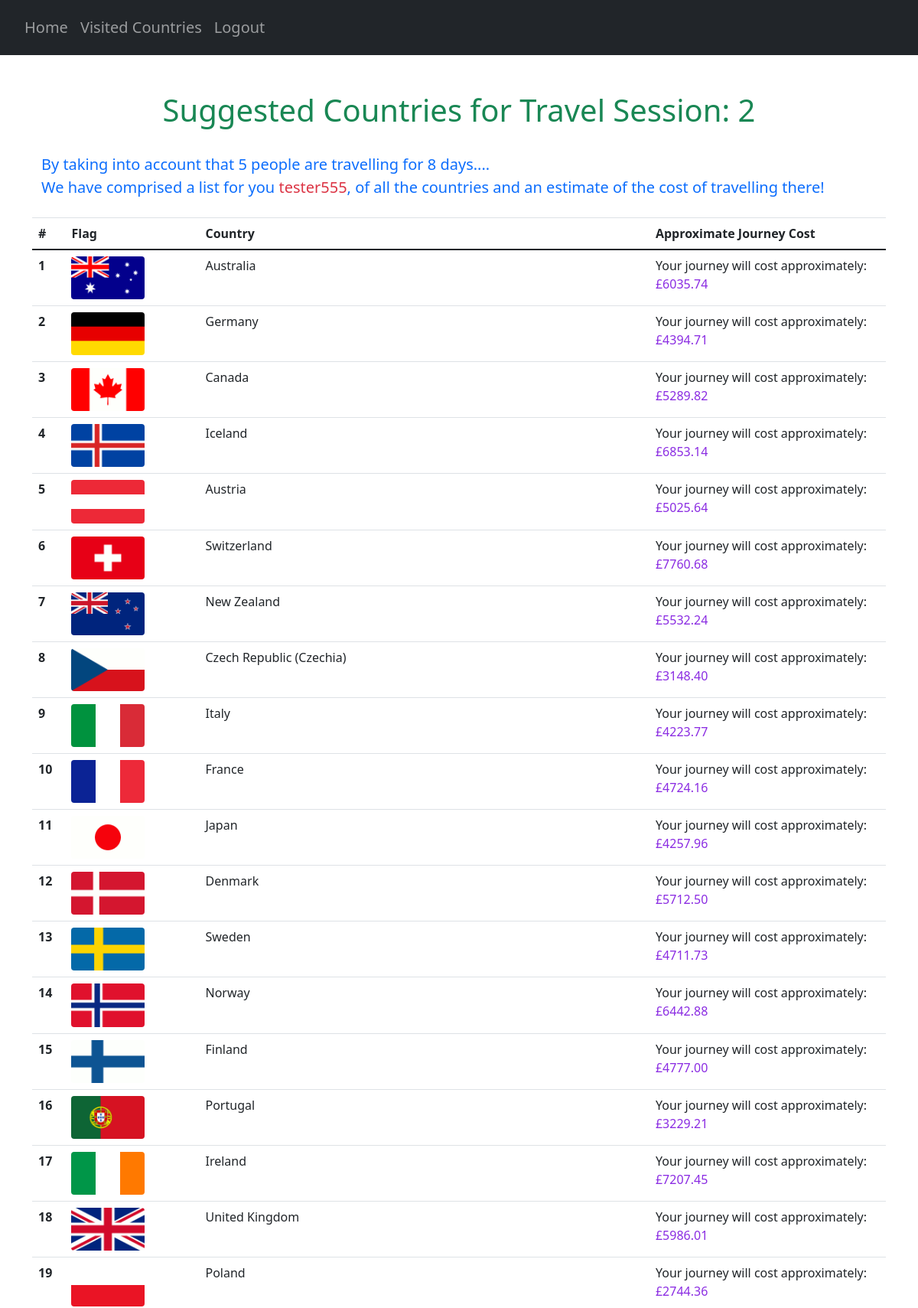
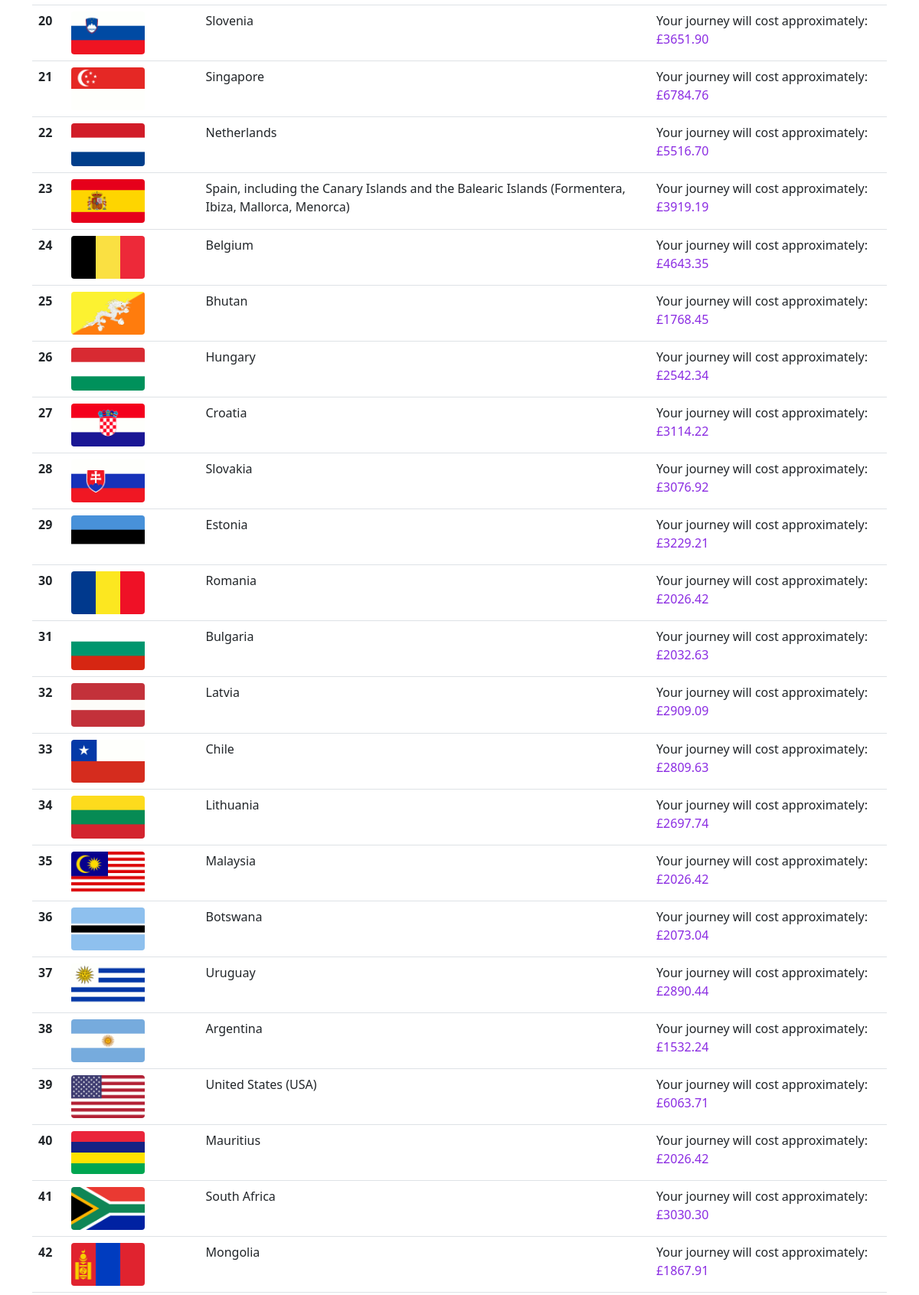
The app's page /suggestions/2 (signed in, upper part) with its own data (2 pictures, top to bottom).
### website/models.py (models this page shows)
class User(db.Model, UserMixin):
    id = db.Column(db.Integer, primary_key=True)
    email = db.Column(db.String(150), unique=True)
    password = db.Column(db.String(150))
    first_name = db.Column(db.String(150))
    countries = db.relationship('UserCountry')
    travel_score = db.relationship('UserTravelScore')

class Country(db.Model):
    country_code = db.Column(db.String(3), primary_key=True)
    country_name = db.Column(db.String(150), unique=True)

### website/views.py (the view)
@views.route("/suggestions/<travelID>", methods=["GET"])
@login_required
def suggestions(travelID):
    countries = Country.query.all()
    AllCountries = {}
    for country in countries:
        AllCountries[country.country_code] = country.country_name
    user_travel_details = []
    try:
        ranked_countries = userCountryScore(travelID, AllCountries)
        ranked_countries_UF = list(map(lambda x: (AllCountries[x[0]], x[1], x[2]), ranked_countries))
        current_travel = UserTravelScore.query.get((current_user.id, travelID))
        num_travellers = current_travel.num_travellers
        travelling_time = current_travel.travelling_time
        user_travel_details.append(travelID)
        user_travel_details.append(num_travellers)
        user_travel_details.append(travelling_time)
        return render_template("suggestions.html",
                               user=current_user,
                               best_countries=ranked_countries_UF,
                               user_travel=user_travel_details)
    except (AttributeError):
        print("ERROR", traceback.format_exc())
        user_travel_details.append(0)
        user_travel_details.append(1)
        return redirect(url_for('views.noTravel'))

### website/__init__.py (called while the page is built)
def create_app():
    app = Flask(__name__)
    app.config['SECRET_KEY'] = 'pog'
    app.config['SQLALCHEMY_DATABASE_URI'] = f'sqlite:///{DB_NAME}'
    db.init_app(app)
    from .views import views
    from .auth import auth
    app.register_blueprint(views, url_prefix='/')
    app.register_blueprint(auth, url_prefix='/')
    from .models import User, Country, UserCountry, Safety, Cost, CulturalValue, CovidRestrictions
    create_database(app)
    login_manager = LoginManager()
    login_manager.login_view = 'auth.login'
    login_manager.init_app(app)
    @login_manager.user_loader
    def load_user(id):
        return User.query.get(int(id))
    return app

### website/questionHandler.py (called while the page is built)
def filterPrevCountries(codes, travelID):
    try:
        current_travel = UserTravelScore.query.get((current_user.id, travelID))
    except (sqlite3.IntegrityError, sqlalchemy.exc.IntegrityError) as e:
        print(e)
    prev_countries = getattr(current_travel, "prev_countries")
    if prev_countries == True:
        return codes
    else:
        suggestionsStream = filter(lambda x:not(doesUserWantThisCountry(x)), codes)
        suggestionsStream = list(suggestionsStream)
        return suggestionsStream

def userCountryScore(travelID, countryCodes):
    try:
        current_travel = UserTravelScore.query.get((current_user.id, travelID))
    except (sqlite3.IntegrityError, sqlalchemy.exc.IntegrityError) as e:
        print(e)
    prev_countries = getattr(current_travel, "prev_countries")
    try:
        calculateCountryScores(travelID, countryCodes)
    except ValueError:
        pass
    sortedCountries = sortCountries(travelID)
    return sortedCountries

### website/templates/suggestions.html (shortened to what this page needs)
{% extends "base.html" %} {% block title %}Countries{% endblock %}
{% block content %}
<div class="container pt-5">
    <h1 align="center"><span class="text-success">Suggested Countries for Travel Session: {{ user_travel[0] }}</span></h1>
    <p class="pt-4 pb-2 text-primary" id="user-countries-header">
        By taking into account that {{ user_travel[1] }} people are travelling for {{ user_travel[2] }} days....<br>
        We have comprised a list for you <span class="text-danger">{{ current_user.first_name }}</span>,
        of all the countries and an estimate of the cost of travelling there!
    </p>
</div>
<table class="table">
    <thead>
        <tr>
            <th scope="col">#</th>
            <th scope="col">Flag</th>
            <th scope="col">Country</th>
            <th scope="col">Approximate Journey Cost</th>
        </tr>
    </thead>
    <tbody>
        {% for country in best_countries %}
        {% set countryName = country[0] %}
        {% set countryDict = country[2] %}
        {% for roughCostText, roughCost in countryDict.items() %}
            <tr>
                <th scope="row">{{ country[1] }}</th>
                <td><img src="/static/flags/{{ countryName }}.png" class="rounded img-fluid" style="max-width: 60%;"></td>
                <td>{{ countryName }}</td>
                <td>{{ roughCostText }}: <span class="cost-number">£{{ roughCost}}</span></td>
            </tr>
        {% endfor %}
        {% endfor %}
    </tbody>
</table>
{% endblock %}

### website/static/extra.css (style rules this page uses)
.cost-number { color: blueviolet; }
#user-countries-header { font-size: 20px; }

### records on screen
User: first_name "tester555"
Country: country "1", country_name (picture), countryDict "Australia", countryDict "Your journey will cost approximately", countryDict "6035.74"
Country: country "2", country_name (picture), countryDict "Germany", countryDict "Your journey will cost approximately", countryDict "4394.71"
Country: country "3", country_name (picture), countryDict "Canada", countryDict "Your journey will cost approximately", countryDict "5289.82"
Country: country "4", country_name (picture), countryDict "Iceland", countryDict "Your journey will cost approximately", countryDict "6853.14"
Country: country "5", country_name (picture), countryDict "Austria", countryDict "Your journey will cost approximately", countryDict "5025.64"
Country: country "6", country_name (picture), countryDict "Switzerland", countryDict "Your journey will cost approximately", countryDict "7760.68"
Country: country "7", country_name (picture), countryDict "New Zealand", countryDict "Your journey will cost approximately", countryDict "5532.24"
Country: country "8", country_name (picture), countryDict "Czech Republic (Czechia)", countryDict "Your journey will cost approximately", countryDict "3148.40"
Country: country "9", country_name (picture), countryDict "Italy", countryDict "Your journey will cost approximately", countryDict "4223.77"
Country: country "10", country_name (picture), countryDict "France", countryDict "Your journey will cost approximately", countryDict "4724.16"
Country: country "11", country_name (picture), countryDict "Japan", countryDict "Your journey will cost approximately", countryDict "4257.96"
Country: country "12", country_name (picture), countryDict "Denmark", countryDict "Your journey will cost approximately", countryDict "5712.50"
Country: country "13", country_name (picture), countryDict "Sweden", countryDict "Your journey will cost approximately", countryDict "4711.73"
Country: country "14", country_name (picture), countryDict "Norway", countryDict "Your journey will cost approximately", countryDict "6442.88"
Country: country "15", country_name (picture), countryDict "Finland", countryDict "Your journey will cost approximately", countryDict "4777.00"
Country: country "16", country_name (picture), countryDict "Portugal", countryDict "Your journey will cost approximately", countryDict "3229.21"
Country: country "17", country_name (picture), countryDict "Ireland", countryDict "Your journey will cost approximately", countryDict "7207.45"
Country: country "18", country_name (picture), countryDict "United Kingdom", countryDict "Your journey will cost approximately", countryDict "5986.01"
Country: country "19", country_name (picture), countryDict "Poland", countryDict "Your journey will cost approximately", countryDict "2744.36"
Country: country "20", country_name (picture), countryDict "Slovenia", countryDict "Your journey will cost approximately", countryDict "3651.90"
Country: country "21", country_name (picture), countryDict "Singapore", countryDict "Your journey will cost approximately", countryDict "6784.76"
Country: country "22", country_name (picture), countryDict "Netherlands", countryDict "Your journey will cost approximately", countryDict "5516.70"
Country: country "23", country_name (picture), countryDict "Spain, including the Canary Islands and the Balearic Islands (Formentera, Ibiza, Mallorca, Menorca)", countryDict "Your journey will cost approximately", countryDict "3919.19"
Country: country "24", country_name (picture), countryDict "Belgium", countryDict "Your journey will cost approximately", countryDict "4643.35"
Country: country "25", country_name (picture), countryDict "Bhutan", countryDict "Your journey will cost approximately", countryDict "1768.45"
Country: country "26", country_name (picture), countryDict "Hungary", countryDict "Your journey will cost approximately", countryDict "2542.34"
Country: country "27", country_name (picture), countryDict "Croatia", countryDict "Your journey will cost approximately", countryDict "3114.22"
Country: country "28", country_name (picture), countryDict "Slovakia", countryDict "Your journey will cost approximately", countryDict "3076.92"
Country: country "29", country_name (picture), countryDict "Estonia", countryDict "Your journey will cost approximately", countryDict "3229.21"
Country: country "30", country_name (picture), countryDict "Romania", countryDict "Your journey will cost approximately", countryDict "2026.42"
Country: country "31", country_name (picture), countryDict "Bulgaria", countryDict "Your journey will cost approximately", countryDict "2032.63"
Country: country "32", country_name (picture), countryDict "Latvia", countryDict "Your journey will cost approximately", countryDict "2909.09"
Country: country "33", country_name (picture), countryDict "Chile", countryDict "Your journey will cost approximately", countryDict "2809.63"
Country: country "34", country_name (picture), countryDict "Lithuania", countryDict "Your journey will cost approximately", countryDict "2697.74"
Country: country "35", country_name (picture), countryDict "Malaysia", countryDict "Your journey will cost approximately", countryDict "2026.42"
Country: country "36", country_name (picture), countryDict "Botswana", countryDict "Your journey will cost approximately", countryDict "2073.04"
Country: country "37", country_name (picture), countryDict "Uruguay", countryDict "Your journey will cost approximately", countryDict "2890.44"
Country: country "38", country_name (picture), countryDict "Argentina", countryDict "Your journey will cost approximately", countryDict "1532.24"
Country: country "39", country_name (picture), countryDict "United States (USA)", countryDict "Your journey will cost approximately", countryDict "6063.71"
Country: country "40", country_name (picture), countryDict "Mauritius", countryDict "Your journey will cost approximately", countryDict "2026.42"
Country: country "41", country_name (picture), countryDict "South Africa", countryDict "Your journey will cost approximately", countryDict "3030.30"
Country: country "42", country_name (picture), countryDict "Mongolia", countryDict "Your journey will cost approximately", countryDict "1867.91"

### other values on screen
{{ user_travel[0] }} "2"
{{ user_travel[1] }} "5"
{{ user_travel[2] }} "8"
